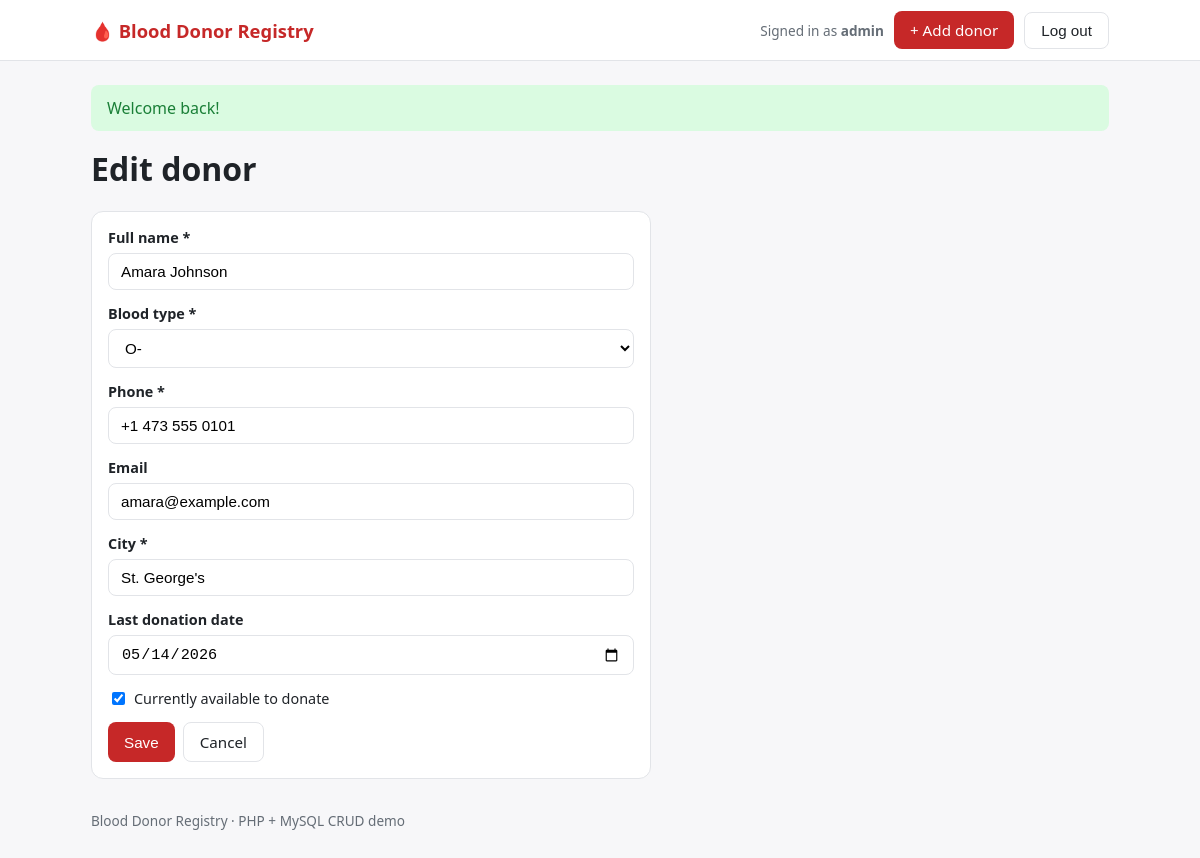
The app's page /edit.php?id=1 (signed in) with its own data.
### tables this page shows
CREATE TABLE `donors` (
  `id` int(10) unsigned NOT NULL AUTO_INCREMENT,
  `full_name` varchar(100) NOT NULL,
  `blood_type` enum('A+','A-','B+','B-','AB+','AB-','O+','O-') NOT NULL,
  `phone` varchar(20) NOT NULL,
  `email` varchar(120) DEFAULT NULL,
  `city` varchar(80) NOT NULL,
  `last_donation_date` date DEFAULT NULL,
  `available` tinyint(1) NOT NULL DEFAULT 1,
  `created_at` timestamp NOT NULL DEFAULT current_timestamp(),
  PRIMARY KEY (`id`),
  KEY `idx_blood_type` (`blood_type`),
  KEY `idx_city` (`city`)
);

### config/db.php (called while the page is built, shortened)
<?php
function db(): PDO
{
    static $pdo = null;
    $host = getenv('DB_HOST') ?: '127.0.0.1';
    $port = getenv('DB_PORT') ?: '3306';
    $name = getenv('DB_NAME') ?: 'blood_donor_db';
    $user = getenv('DB_USER') ?: 'root';
    $pass = getenv('DB_PASS') ?: '';
    $options = [
        PDO::ATTR_ERRMODE            => PDO::ERRMODE_EXCEPTION,
        PDO::ATTR_DEFAULT_FETCH_MODE => PDO::FETCH_ASSOC,
        PDO::ATTR_EMULATE_PREPARES   => false,
    ];
    try {
        $pdo = new PDO("mysql:host=$host;port=$port;dbname=$name;charset=utf8mb4", $user, $pass, $options);
    } catch (PDOException $e) {
        error_log($e->getMessage());
        http_response_code(500);
        exit('Database connection failed. Check your configuration.');
    }
    return $pdo;
}

### includes/functions.php (called while the page is built, shortened)
<?php
require_once __DIR__ . '/../config/db.php';
function e($v): string { return htmlspecialchars((string)$v, ENT_QUOTES, 'UTF-8'); }

### includes/form.php (the view, shortened to what this page needs)
<form method="post" class="card form">
  <label>Full name *<input name="full_name" maxlength="100" required value="<?= e($donor['full_name'] ?? '') ?>"></label>
  <label>Blood type *
    <select name="blood_type" required>
      <?php foreach (BLOOD_TYPES as $t): ?>
        <option <?= ($donor['blood_type'] ?? '') === $t ? 'selected' : '' ?>><?= e($t) ?></option>
      <?php endforeach; ?>
    </select>
  </label>
  <label>Phone *<input name="phone" required value="<?= e($donor['phone'] ?? '') ?>"></label>
  <label>Email<input type="email" name="email" value="<?= e($donor['email'] ?? '') ?>"></label>
  <label>City *<input name="city" required value="<?= e($donor['city'] ?? '') ?>"></label>
  <label>Last donation date<input type="date" name="last_donation_date" max="<?= date('Y-m-d') ?>" value="<?= e($donor['last_donation_date'] ?? '') ?>"></label>
  <label class="check"><input type="checkbox" name="available" <?= !isset($donor['available']) || $donor['available'] ? 'checked' : '' ?>> Currently available to donate</label>
  <div class="actions">
    <button class="btn" type="submit">Save</button>
    <a class="btn ghost" href="index.php">Cancel</a>
  </div>
</form>

### public/assets/style.css (style rules this page uses)
:root { --red:#c62828;--bg:#f7f7f9;--ink:#1f2328;--line:#e2e4e8 }
* { box-sizing:border-box }
body { margin:0;font-family:system-ui,-apple-system,Segoe UI,Roboto,sans-serif;background:var(--bg);color:var(--ink) }
.btn { background:var(--red);color:#fff;border:0;padding:9px 16px;border-radius:8px;text-decoration:none;cursor:pointer;font-size:.95rem }
.btn.ghost { background:#fff;color:var(--ink);border:1px solid var(--line) }
.card { background:#fff;border:1px solid var(--line);border-radius:12px;padding:16px }
input,select { padding:9px 12px;border:1px solid var(--line);border-radius:8px;font-size:.95rem;background:#fff }
.form { display:grid;gap:14px;max-width:560px }
.form label { display:flex;flex-direction:column;gap:6px;font-weight:600;font-size:.9rem }
.form label.check { flex-direction:row;align-items:center;font-weight:400 }
.actions { display:flex;gap:8px }

### records on screen
donors: full_name "Amara Johnson", phone "+1 473 555 0101", email "amara@example.com", city "St. George's", last_donation_date "05/14/2026", available "☑"

### other values on screen
$_SESSION['username'] "admin"
$flash[0] "Welcome back!"
form field blood_type "O-"
